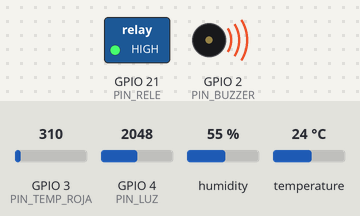
A sketch run on a simulated ESP32-C3. Parts: switched loads named in the sketch (green lamp = pin HIGH), buzzer (waves = sounding). The test bench sets the inputs (shaded band); at power-on: GPIO 3 (PIN_TEMP_ROJA) = 310, GPIO 4 (PIN_LUZ) = 2048, humidity 55 %, temperature 24 °C. WiFi joins after 1.5 s; servers stay silent unless stated; uploads are accepted with an empty reply; what the sketch prints to the serial monitor is not drawn.

Above: at 4.2 s.
4.3 s: GPIO 3 (PIN_TEMP_ROJA) set to 413
At 8.1 s:
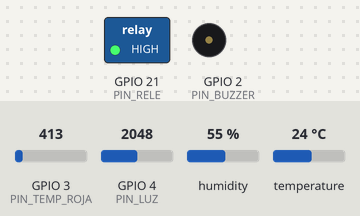
9.6 s: GPIO 3 (PIN_TEMP_ROJA) set to 486
At 13.9 s:
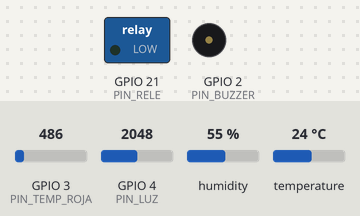
Timing chart, 0 to 15.4 s (numbered marks = the images above; inputs shaded):
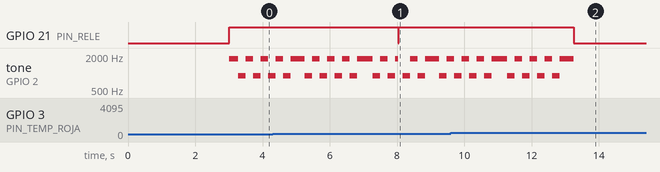

Measured:
- the behaviour switches between 440 and 441 on GPIO 3 (PIN_TEMP_ROJA) (found by bisection; images 1 and 2)
- after the input at 9.6 s, GPIO 21 (PIN_RELE): goes on until 13.3 s, then stays LOW; tone on GPIO 2 (PIN_BUZZER): goes on until 13.3 s, then stays silent
- by itself, tone on GPIO 2 (PIN_BUZZER): plays 1800 Hz for 0.22 s, 900 Hz for 0.22 s, 1800 Hz for 0.42 s, 900 Hz for 0.22 s, 1800 Hz for 0.22 s, 900 Hz for 0.22 s … (21 notes in this stretch)

The sketch:

esp32.ino
```cpp
#include <WiFi.h>
#include <HTTPClient.h>
#include "DHT.h"

// ─── CREDENCIALES DE RED ──────────────────────────────────────────
const char* ssid = "BerissoConectado_5760";
const char* password = "35951199";

// Cambia esta IP por la IP local de tu PC y el puerto del backend (3001)
const char* serverUrl = "http://192.168.0.169:3001/api/telemetria";

// ─── DISTRIBUCIÓN DEFINITIVA DE PINES (ESP32C3) ───────────────────
const int PIN_LUZ       = 4;   // GPIO 4: LDR (Analógico)
const int PIN_TEMP_ROJA = 3;   // GPIO 3: KY-028 (Analógico)
const int PIN_DHT       = 0;   // GPIO 0: DHT11 (Digital)
const int PIN_BUZZER    = 2;   // GPIO 2: Buzzer (PWM)
const int PIN_RELE      = 21;  // GPIO 21: Módulo Relé (Actuador)

#define DHTTYPE DHT11
DHT dht(PIN_DHT, DHTTYPE);

// ─── ALARMA DE EMERGENCIA (SIRENA TIPO INCENDIO) ──────────────────
// Sirena de dos tonos (tipo alarma de fuego), en vez de melodía musical.
// No bloqueante: alterna agudo/grave cada TONO_MS mientras dure la emergencia.
const int TONO_ALARMA_AGUDO = 1800; // Hz
const int TONO_ALARMA_GRAVE = 900;  // Hz
const unsigned long TONO_MS = 220;  // duración de cada tono del "wah-wah"

// ─── VARIABLES DE CONTROL Y TEMPORIZADORES ────────────────────────
unsigned long tiempoUltimoReporte = 0;
const unsigned long intervaloReporte = 2000; // Reporte al backend cada 2 seg

unsigned long tiempoInicioAccion = 0;
const unsigned long duracionAccionFija = 5000; // 5 segundos de ventilador y alarma
bool emergenciaActiva = false;

float hGlobal = 0;
float tGlobal = 0;

void setup() {
  Serial.begin(115200);
  delay(1500);

  pinMode(PIN_BUZZER, OUTPUT);
  pinMode(PIN_RELE, OUTPUT);

  digitalWrite(PIN_RELE, LOW);
  noTone(PIN_BUZZER);

  dht.begin();

  WiFi.begin(ssid, password);
  Serial.print("Conectando a Wi-Fi");
  int intentos = 0;
  while (WiFi.status() != WL_CONNECTED && intentos < 20) {
    delay(500);
    Serial.print(".");
    intentos++;
  }
  if (WiFi.status() != WL_CONNECTED) {
    Serial.print("\nFALLÓ. Código WiFi.status(): ");
    Serial.println(WiFi.status());
  }
  Serial.println("\n¡Conectado a Wi-Fi!");
  Serial.print("IP asignada: ");
  Serial.println(WiFi.localIP());

  Serial.println("==================================================");
  Serial.println("    SISTEMA INTEGRADO + BACKEND - LISTO          ");
  Serial.println("==================================================");
}

void loop() {
  // 1. LECTURA CONTINUA DE TEMPERATURA CRÍTICA
  int valorCrudoRojo = analogRead(PIN_TEMP_ROJA);
  int temperaturaCritica = map(valorCrudoRojo, 750, 200, 20, 75);
  temperaturaCritica = constrain(temperaturaCritica, 0, 120);

  // --- LÓGICA DE ALERTA Y RETENCIÓN DE 5 SEGUNDOS ---
  if (temperaturaCritica > 50 && !emergenciaActiva) {
    emergenciaActiva = true;
    tiempoInicioAccion = millis(); // Arranca el cronómetro de los 5 segundos
    digitalWrite(PIN_RELE, HIGH);  // Enciende ventilador
  }

  // Si la emergencia está activa, manejamos el relé y la sirena sin bloquear el loop
  if (emergenciaActiva) {
    // Mantener relé (ventilador) encendido durante los 5 segundos
    if (millis() - tiempoInicioAccion < duracionAccionFija) {
      digitalWrite(PIN_RELE, HIGH);

      // Sirena de dos tonos (agudo/grave), no bloqueante, tipo alarma de incendio
      static bool tonoAgudo = true;
      static unsigned long tUltimoCambio = 0;

      if (millis() - tUltimoCambio >= TONO_MS) {
        tUltimoCambio = millis();
        tone(PIN_BUZZER, tonoAgudo ? TONO_ALARMA_AGUDO : TONO_ALARMA_GRAVE);
        tonoAgudo = !tonoAgudo;
      }
    } else {
      // Pasaron los 5 segundos: apagamos actuador y resetamos estado
      digitalWrite(PIN_RELE, LOW);
      noTone(PIN_BUZZER);
      emergenciaActiva = false;
    }
  } else {
    digitalWrite(PIN_RELE, LOW);
    noTone(PIN_BUZZER);
  }

  // 2. REPORTE AL MONITOR SERIAL Y AL BACKEND CADA 2 SEGUNDOS
  if (millis() - tiempoUltimoReporte >= intervaloReporte) {
    tiempoUltimoReporte = millis();

    int luzCruda = analogRead(PIN_LUZ);
    int porcentajeLuz = map(luzCruda, 2500, 50, 0, 100);
    porcentajeLuz = constrain(porcentajeLuz, 0, 100);

    float hTemp = dht.readHumidity();
    float tTemp = dht.readTemperature();
    if (!isnan(hTemp) && !isnan(tTemp)) {
      hGlobal = hTemp;
      tGlobal = tTemp;
    }

    // Imprimir en Monitor Serial con formato prolijo y consistente (1 decimal en temps/humedad)
    Serial.println("\n--------------------------------------------------");
    Serial.print("💡 Luz       -> Crudo: "); Serial.print(luzCruda);
    Serial.print(" | Luminosidad: "); Serial.print(porcentajeLuz); Serial.println(" %");
    Serial.print("💧 Ambiente  -> Temp: "); Serial.print(tGlobal, 1);
    Serial.print(" °C | Humedad: "); Serial.print(hGlobal, 1); Serial.println(" %");
    Serial.print("🔥 Emergencia -> Temp. crítica: "); Serial.print(temperaturaCritica); Serial.println(" °C");

    if (temperaturaCritica > 50) {
      Serial.println("🚨 ¡EMERGENCIA DETECTADA! (Ventilador y Sirena por 5s)");
    } else {
      Serial.println("✅ Estado del Sistema: Normal");
    }

    // Envío consolidado de datos al Backend (Node.js) mediante POST HTTP en un solo JSON
    if (WiFi.status() == WL_CONNECTED) {
      HTTPClient http;
      http.begin(serverUrl);
      http.addHeader("Content-Type", "application/json");

      // Armamos el JSON consolidado con todos los sensores juntos.
      // Temperatura y humedad con 1 decimal fijo para que los gráficos y la tabla
      // muestren valores prolijos y consistentes (antes salían con decimales de más).
      String httpRequestData = "{";
      httpRequestData += "\"luz\":" + String(porcentajeLuz) + ",";
      httpRequestData += "\"temp_dht\":" + String(tGlobal, 1) + ",";
      httpRequestData += "\"humedad_dht\":" + String(hGlobal, 1) + ",";
      httpRequestData += "\"temp_roja\":" + String(temperaturaCritica);
      httpRequestData += "}";

      int httpResponseCode = http.POST(httpRequestData);
      if (httpResponseCode > 0) {
        Serial.print("🌐 Dato enviado al backend con éxito. Código: ");
        Serial.println(httpResponseCode);
      } else {
        Serial.print("⚠️ Error al enviar al backend. Código: ");
        Serial.println(httpResponseCode);
      }
      http.end();
    }
  }

  delay(20); // Pausa breve para estabilizar el loop
}
```
